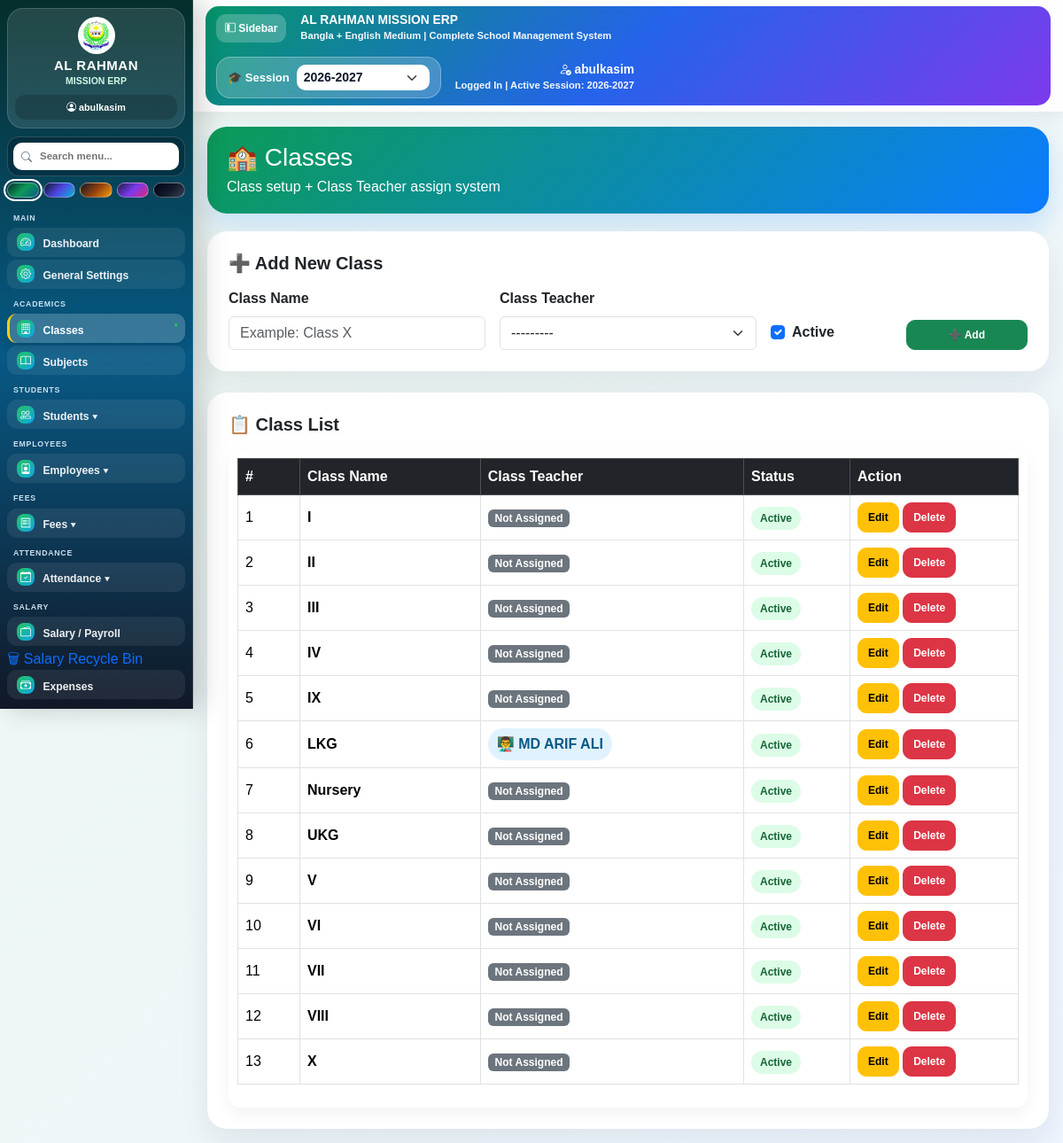
Page /academics/classes/ (signed in) on the committed database.
### academics/models.py (models this page shows, shortened)
class Class(models.Model):
    class_name = models.CharField(max_length=50, unique=True)
    class_teacher = models.ForeignKey(
        "teachers.Employee",
        on_delete=models.SET_NULL,
        null=True,
        blank=True,
        related_name="assigned_classes"
    )
    is_active = models.BooleanField(default=True)
    class Meta:
        ordering = ["class_name"]
        verbose_name = "Class"
        verbose_name_plural = "Classes"

### teachers/models.py (models this page shows, shortened)
class Employee(models.Model):
    user = models.OneToOneField(
        User,
        on_delete=models.SET_NULL,
        null=True,
        blank=True,
        related_name='employee'
    )
    employee_id = models.CharField(
        max_length=20,
        unique=True,
        blank=True
    )
    name = models.CharField(max_length=150)
    designation = models.CharField(max_length=100)
    qualification = models.CharField(
        max_length=150,
        blank=True,
        null=True
    )
    subject_specialization = models.CharField(
        max_length=150,
        blank=True,
        null=True
    )
    assigned_class = models.ForeignKey(
        'academics.Class',
        on_delete=models.SET_NULL,
        null=True,
        blank=True,
        related_name='assigned_teachers'
    )
    assigned_section = models.CharField(
        max_length=20,
        blank=True,
        null=True
    )
    phone = models.CharField(
        max_length=20,
        blank=True,
        null=True
    )
    aadhaar_number = models.CharField(
        max_length=30,
        blank=True,
        null=True
    )
    joining_date = models.DateField()
    salary = models.DecimalField(
        max_digits=10,
        decimal_places=2,
        default=0
    )
    photo = models.ImageField(
        upload_to='employees/',
        blank=True,
        null=True
    )
    is_active = models.BooleanField(default=True)
    is_erp_admin = models.BooleanField(default=False)
    can_access_students = models.BooleanField(default=False)
    can_access_teachers = models.BooleanField(default=False)
    can_access_academics = models.BooleanField(default=False)
    can_access_attendance = models.BooleanField(default=True)
    can_access_fees = models.BooleanField(default=False)
    can_access_payroll = models.BooleanField(default=False)
    can_access_exams = models.BooleanField(default=False)
    can_access_reports = models.BooleanField(default=False)
    can_access_admissions = models.BooleanField(default=False)
    can_access_idcards = models.BooleanField(default=False)
    can_access_communications = models.BooleanField(default=False)
    can_access_expenses = models.BooleanField(default=False)
    can_access_backup = models.BooleanField(default=False)
    can_access_settings = models.BooleanField(default=False)
    is_deleted = models.BooleanField(default=False)
    deleted_at = models.DateTimeField(
        null=True,
        blank=True
    )
    deleted_by = models.ForeignKey(
        User,
        on_delete=models.SET_NULL,
        null=True,
        blank=True,
        related_name='deleted_employees'
    )
    created_at = models.DateTimeField(auto_now_add=True)
    class Meta:
        ordering = ["name"]
    def __str__(self):
        return f"{self.name} ({self.employee_id})"

### academics/views.py (the view)
@login_required
def class_list(request):
    if not has_academics_permission(request):
        return permission_denied_redirect(request)
    if request.method == "POST":
        form = ClassForm(request.POST)
        if form.is_valid():
            form.save()
            messages.success(request, "✅ Class added successfully.")
            return redirect("class_list")
    else:
        form = ClassForm()
    classes = Class.objects.select_related("class_teacher").all().order_by("class_name")
    return render(request, "academics/class_list.html", {
        "classes": classes,
        "form": form,
    })

### templates/academics/class_list.html (shortened to what this page needs)
{% extends 'base.html' %}
{% block content %}
<div class="class-head">
    <h3 class="mb-1">🏫 Classes</h3>
    <div>Class setup + Class Teacher assign system</div>
</div>
<div class="card soft-card mb-4">
    <div class="card-body p-4">
        <h5 class="fw-bold mb-3">
            {% if edit_mode %}
                ✏️ Edit Class
            {% else %}
                ➕ Add New Class
            {% endif %}
        </h5>
        <form method="POST">
            <div class="row g-3">
                <div class="col-md-4">
                    <label class="form-label fw-bold">Class Name</label>
                    {{ form.class_name }}
                </div>
                <div class="col-md-4">
                    <label class="form-label fw-bold">Class Teacher</label>
                    {{ form.class_teacher }}
                </div>
                <div class="col-md-2 d-flex align-items-end">
                    <div class="form-check mb-2">
                        {{ form.is_active }}
                        <label class="form-check-label fw-bold">Active</label>
                    </div>
                </div>
                <div class="col-md-2 d-flex align-items-end">
                    <button class="btn btn-success w-100">
                        {% if edit_mode %}
                            ✅ Update
                        {% else %}
                            ➕ Add
                        {% endif %}
                    </button>
                </div>
            </div>
        </form>
    </div>
</div>
<div class="card soft-card">
    <div class="card-body p-4">
        <h5 class="fw-bold mb-3">📋 Class List</h5>
        <div class="table-responsive">
            <table class="table table-bordered table-hover align-middle">
                <thead class="table-dark">
                    <tr>
                        <th width="70">#</th>
                        <th>Class Name</th>
                        <th>Class Teacher</th>
                        <th width="120">Status</th>
                        <th width="190">Action</th>
                    </tr>
                </thead>
                <tbody>
                    {% for c in classes %}
                    <tr>
                        <td>{{ forloop.counter }}</td>
                        <td>
                            <strong>{{ c.class_name }}</strong>
                        </td>
                        <td>
                            {% if c.class_teacher %}
                                <span class="teacher-badge">
                                    👨‍🏫
                                    {% if c.class_teacher.name %}
                                        {{ c.class_teacher.name }}
                                    {% elif c.class_teacher.employee_name %}
                                        {{ c.class_teacher.employee_name }}
                                    {% else %}
                                        {{ c.class_teacher }}
                                    {% endif %}
                                </span>
                            {% else %}
                                <span class="badge bg-secondary">Not Assigned</span>
                            {% endif %}
                        </td>
                        <td>
                            {% if c.is_active %}
                                <span class="status-badge status-active">Active</span>
                            {% else %}
                                <span class="status-badge status-inactive">Inactive</span>
                            {% endif %}
                        </td>
                        <td>
                            <a href="{% url 'class_edit' c.id %}" class="btn btn-warning btn-sm">
                                Edit
                            </a>
                            <form method="post"
                                  action="{% url 'class_delete' c.id %}"
                                  style="display:inline;"
                                  onsubmit="return confirm('Delete this class?');">
                                <button class="btn btn-danger btn-sm">
                                    Delete
                                </button>
                            </form>
                        </td>
                    </tr>
                    {% empty %}
                    <tr>
                        <td colspan="5" class="text-center fw-bold text-muted py-4">
                            No class found.
                        </td>
                    </tr>
                    {% endfor %}
                </tbody>
            </table>
        </div>
    </div>
</div>
{% endblock %}

### templates/base.html (shortened to what this page needs)
<!DOCTYPE html>
<html lang="bn">
<head>
    {% load static %}
    <link href="https://cdn.jsdelivr.net/npm/bootstrap@5.3.3/dist/css/bootstrap.min.css" rel="stylesheet">
    <link href="https://cdn.jsdelivr.net/npm/bootstrap-icons@1.11.3/font/bootstrap-icons.css" rel="stylesheet">
    <link href="https://cdn.jsdelivr.net/npm/select2@4.1.0-rc.0/dist/css/select2.min.css" rel="stylesheet">
</head>
<body>
{% with emp=request.user.employee %}
<div class="app-layout">
    <div class="sidebar no-print" id="erpSidebar">
        <div class="brand-box">
            <img src="{% static 'images/logo.png' %}" class="brand-logo" alt="Logo">
            <h5 class="brand-title">AL RAHMAN</h5>
            <div class="brand-sub">MISSION ERP</div>
            <div class="user-mini">
                {% if request.user.is_authenticated %}
                    <i class="bi bi-person-circle"></i> {{ request.user.username }}
                {% else %}
                    <i class="bi bi-person-circle"></i> Guest
                {% endif %}
            </div>
        </div>
        <div class="sidebar-tools">
            <div class="sidebar-search-box">
                <i class="bi bi-search sidebar-search-icon"></i>
                <input type="text" id="sidebarSearch" class="sidebar-search" placeholder="Search menu...">
            </div>
            <div class="theme-picker" title="Sidebar Design">
                <button type="button" class="theme-dot theme-green" data-theme="green" title="Green Premium"></button>
                <button type="button" class="theme-dot theme-royal" data-theme="royal" title="Royal Blue"></button>
                <button type="button" class="theme-dot theme-gold" data-theme="gold" title="Gold Dark"></button>
                <button type="button" class="theme-dot theme-purple" data-theme="purple" title="Purple Glass"></button>
                <button type="button" class="theme-dot theme-black" data-theme="black" title="Black Pro"></button>
            </div>
        </div>
        <ul class="nav flex-column" id="sidebarMenuList">
            <div class="menu-title">Main</div>
            <li>
                {% if request.user.is_superuser or request.user.is_staff or emp.is_erp_admin %}
                    <a href="/dashboard/" class="nav-link"><i class="bi bi-speedometer2"></i> Dashboard</a>
                {% else %}
                    <a href="{% url 'teacher_dashboard' %}" class="nav-link"><i class="bi bi-speedometer2"></i> Dashboard</a>
                {% endif %}
            </li>
            {% if request.user.is_superuser or request.user.is_staff or emp.is_erp_admin or emp.can_access_settings %}
                <li><a href="{% url 'general_settings' %}" class="nav-link"><i class="bi bi-gear"></i> General Settings</a></li>
            {% endif %}
            {% if request.user.is_superuser or request.user.is_staff or emp.is_erp_admin or emp.can_access_academics %}
                <div class="menu-title">Academics</div>
                <li><a href="/academics/classes/" class="nav-link"><i class="bi bi-building"></i> Classes</a></li>
                <li><a href="/academics/subjects/" class="nav-link"><i class="bi bi-book"></i> Subjects</a></li>
            {% endif %}
            {% if request.user.is_superuser or request.user.is_staff or emp.is_erp_admin or emp.can_access_students %}
                <div class="menu-title">Students</div>
                <li>
                    <a class="nav-link menu-toggle" href="#studentsMenu"><i class="bi bi-people"></i> Students ▾</a>
                </li>
            {% endif %}
            {% if request.user.is_superuser or request.user.is_staff or emp.is_erp_admin or emp.can_access_teachers %}
                <div class="menu-title">Employees</div>
                <li>
                    <a class="nav-link menu-toggle" href="#employeesMenu"><i class="bi bi-person-badge"></i> Employees ▾</a>
                </li>
            {% endif %}
            {% if request.user.is_superuser or request.user.is_staff or emp.is_erp_admin or emp.can_access_fees %}
                <div class="menu-title">Fees</div>
                <li>
                    <a class="nav-link menu-toggle" href="#feesMenu"><i class="bi bi-receipt"></i> Fees ▾</a>
                </li>
            {% endif %}
            {% if request.user.is_superuser or request.user.is_staff or emp.is_erp_admin or emp.can_access_attendance %}
                <div class="menu-title">Attendance</div>
                <li>
                    <a class="nav-link menu-toggle" href="#attendanceMenu"><i class="bi bi-calendar-check"></i> Attendance ▾</a>
                </li>
            {% endif %}
            {% if request.user.is_superuser or request.user.is_staff or emp.is_erp_admin or emp.can_access_payroll %}
                <div class="menu-title">Salary</div>
                <li><a href="{% url 'payroll_dashboard' %}" class="nav-link"><i class="bi bi-wallet2"></i> Salary / Payroll</a></li>
                <li><a href="/payroll/salary/recycle-bin/">🗑 Salary Recycle Bin</a></li>
            {% endif %}
            {% if request.user.is_superuser or request.user.is_staff or emp.is_erp_admin or emp.can_access_expenses %}
                <li><a href="/expenses/" class="nav-link"><i class="bi bi-cash-stack"></i> Expenses</a></li>
            {% endif %}
        </ul>
    </div>
    <div class="main-area">
        <div class="topbar no-print">
            <div class="topbar-card d-flex justify-content-between align-items-center flex-wrap gap-3">
                <div class="d-flex align-items-center gap-3">
                    <button type="button" class="sidebar-toggle-btn" id="desktopSidebarToggle"><i class="bi bi-layout-sidebar-inset"></i> Sidebar</button>
                    <div>
                        <div class="topbar-title">AL RAHMAN MISSION ERP</div>
                        <div class="topbar-sub">Bangla + English Medium | Complete School Management System</div>
                    </div>
                </div>
                <div class="d-flex align-items-center gap-3 flex-wrap">
                    <form method="GET" action="{% url 'set_global_session' %}"
                          style="background:rgba(255,255,255,.20);border:1px solid rgba(255,255,255,.28);padding:8px 12px;border-radius:16px;">
                        <div class="d-flex align-items-center gap-2">
                            <div style="color:white;font-size:13px;font-weight:900;white-space:nowrap;">🎓 Session</div>
                            <select name="session" onchange="this.form.submit()" class="form-select form-select-sm"
                                    style="min-width:150px;border-radius:10px;border:none;font-weight:900;color:#0f172a;">
                                {% for session in sessions %}
                                    <option value="{{ session }}" {% if session == selected_session %}selected{% endif %}>{{ session }}</option>
                                {% empty %}
                                    <option value="{{ selected_session|default:'2025-2026' }}">{{ selected_session|default:'2025-2026' }}</option>
                                {% endfor %}
                            </select>
                        </div>
                    </form>
                    <div class="text-end">
                        {% if request.user.is_authenticated %}
                            <div class="topbar-title"><i class="bi bi-person-check"></i> {{ request.user.username }}</div>
                            <div class="topbar-sub">Logged In | Active Session: {{ selected_session|default:"2025-2026" }}</div>
                        {% else %}
                            <div class="topbar-title">Guest</div>
                        {% endif %}
                    </div>
                </div>
            </div>
        </div>
        <div class="content-area">
            {% block content %}{% endblock %}
        </div>
    </div>
</div>
{% endwith %}
</body>
</html>

### rows in the picture
Class: class_name "I", shows "Not Assigned", is_active "Active"
Class: class_name "II", shows "Not Assigned", is_active "Active"
Class: class_name "III", shows "Not Assigned", is_active "Active"
Class: class_name "IV", shows "Not Assigned", is_active "Active"
Class: class_name "IX", shows "Not Assigned", is_active "Active"
Class: class_name "LKG", class_teacher.name "MD ARIF ALI", is_active "Active"
Class: class_name "Nursery", shows "Not Assigned", is_active "Active"
Class: class_name "UKG", shows "Not Assigned", is_active "Active"
Class: class_name "V", shows "Not Assigned", is_active "Active"
Class: class_name "VI", shows "Not Assigned", is_active "Active"
Class: class_name "VII", shows "Not Assigned", is_active "Active"
Class: class_name "VIII", shows "Not Assigned", is_active "Active"
Class: class_name "X", shows "Not Assigned", is_active "Active"

### other values in the picture
{{ request.user.username }} "abulkasim"
{{ selected_session|default:"2025-2026" }} "2026-2027"
form field session "2026-2027"
